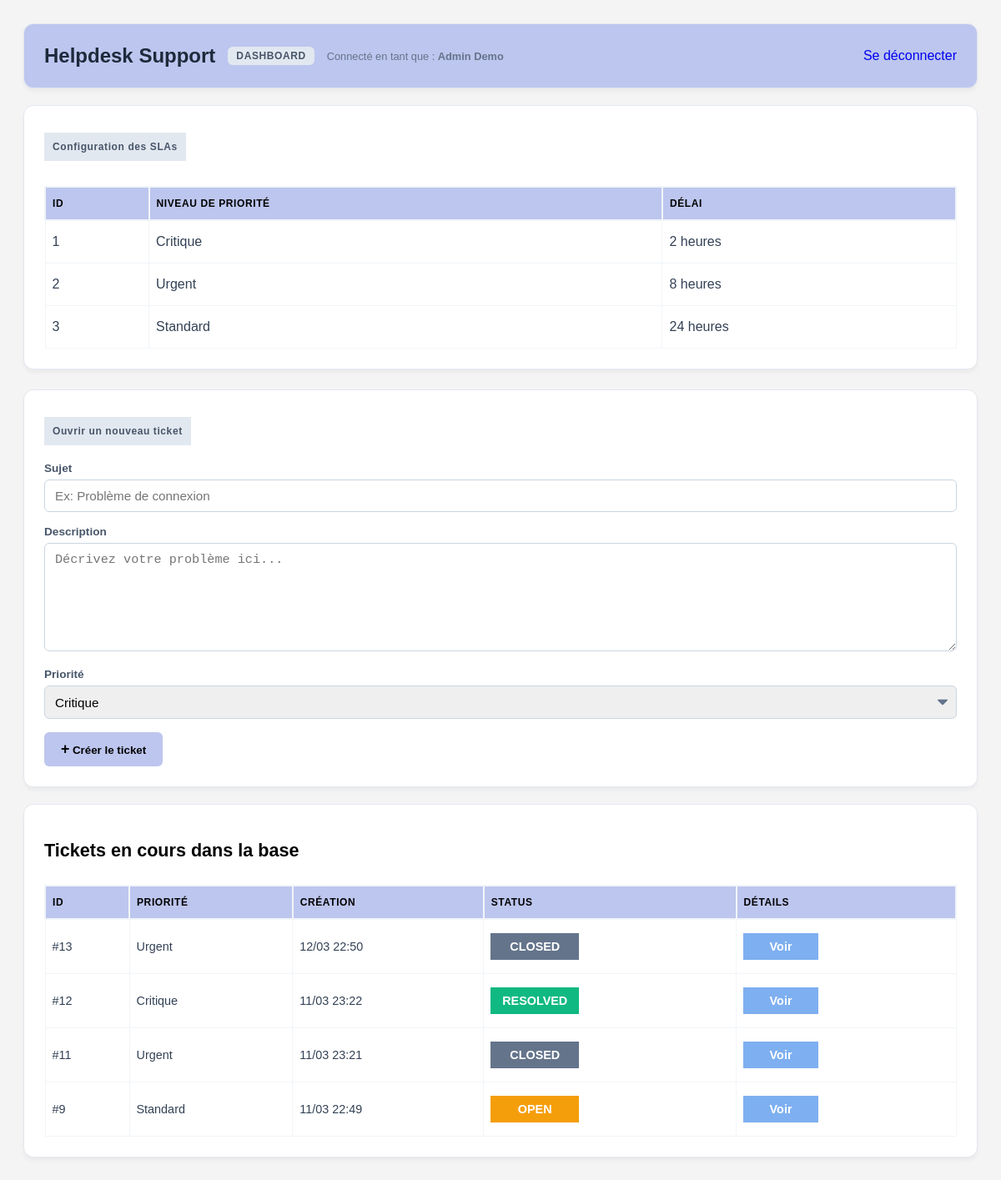
Page /index.php (signed in) on the committed database.
### tables this page shows
CREATE TABLE `slas` (
  `id` int NOT NULL AUTO_INCREMENT,
  `label` varchar(50) DEFAULT NULL,
  `resolution_time_hours` int DEFAULT NULL,
  `created_at` timestamp NULL DEFAULT CURRENT_TIMESTAMP,
  PRIMARY KEY (`id`),
  UNIQUE KEY `label` (`label`)
);

CREATE TABLE `tickets` (
  `id` int NOT NULL AUTO_INCREMENT,
  `subject` varchar(255) NOT NULL,
  `description` text,
  `status` enum('open','pending','resolved','closed') DEFAULT 'open',
  `priority_id` int DEFAULT NULL,
  `client_id` int DEFAULT NULL,
  `assigned_to` int DEFAULT NULL,
  `deadline_at` datetime DEFAULT NULL,
  `created_at` timestamp NULL DEFAULT CURRENT_TIMESTAMP,
  PRIMARY KEY (`id`),
  KEY `priority_id` (`priority_id`),
  CONSTRAINT `tickets_ibfk_1` FOREIGN KEY (`priority_id`) REFERENCES `slas` (`id`)
);

### index.php (the view, shortened to what this page needs)
<?php
require_once './config/db.php';
$query = $pdo->query("SELECT * FROM slas");
$priorities = $query->fetchAll();
$queryTickets = $pdo->query("
    SELECT t.*, s.label as priority_label
    FROM tickets t
    LEFT JOIN slas s ON t.priority_id = s.id
    ORDER BY t.created_at DESC
");
$tickets = $queryTickets->fetchAll();
?>
<!DOCTYPE html>
<html lang="fr">
<head>
    <link rel="stylesheet" href="style.css">
</head>
<body>
    <div class="container">
        <header class="header-dashboard">
            <div class="header-content" style="width: 100%; display: flex; justify-content: space-between; align-items: center;">
                <div style="display: flex; align-items: center; gap: 15px;">
                    <h1>Helpdesk Support</h1>
                    <span class="badge-dashboard">Dashboard</span>
                    <span style="font-size: 0.8rem; color: #64748b;">Connecté en tant que : <strong><?= htmlspecialchars($_SESSION['user_name']) ?></strong></span>
                </div>
                <a href="logout.php" class="btn-logout" style="text-decoration: none;">Se déconnecter</a>
            </div>
        </header>
        <div class="card">
            <h1>Configuration des SLAs</h1>
            <div style="overflow-x: auto;">
                <table>
                    <thead>
                        <tr>
                            <th>ID</th>
                            <th>Niveau de Priorité</th>
                            <th>Délai</th>
                        </tr>
                    </thead>
                    <tbody>
                        <?php foreach ($priorities as $priority): ?>
                            <tr>
                                <td><?= $priority['id'] ?></td>
                                <td style="font-weight: 500;"><?= htmlspecialchars($priority['label']) ?></td>
                                <td><?= $priority['resolution_time_hours'] ?> heures</td>
                            </tr>
                        <?php endforeach; ?>
                    </tbody>
                </table>
            </div>
        </div>
        <div class="card">
            <h1>Ouvrir un nouveau ticket</h1>
            <form action="create_ticket.php" method="POST" class="ticket-form">
                <div class="form-group">
                    <label>Sujet</label>
                    <input type="text" name="subject" placeholder="Ex: Problème de connexion" required>
                </div>
                <div class="form-group">
                    <label>Description</label>
                    <textarea name="description" rows="6" placeholder="Décrivez votre problème ici..." required></textarea>
                </div>
                <div class="form-group">
                    <label>Priorité</label>
                    <select name="priority_id">
                        <?php foreach ($priorities as $priority): ?>
                            <option value="<?= $priority['id'] ?>"><?= htmlspecialchars($priority['label']) ?></option>
                        <?php endforeach; ?>
                    </select>
                </div>
                <button type="submit" class="btn-submit"><span style="font-size: 1.1rem;">+</span> Créer le ticket</button>
            </form>
        </div>
        <div class="card" style="margin-top: 20px; font-size: 0.9rem;">
            <h2>Tickets en cours dans la base</h2>
            <?php if (count($tickets) > 0): ?>
                <div class="table-container">
                    <table>
                        <thead>
                            <tr>
                                <th>ID</th>
                                <th>Priorité</th>
                                <th>Création</th>
                                <th>Status</th>
                                <th>Détails</th>
                            </tr>
                        </thead>
                        <tbody>
                            <?php foreach ($tickets as $ticket):
                            ?>
                                <tr>
                                    <td>#<?= $ticket['id'] ?></td>
                                    <td><?= htmlspecialchars($ticket['priority_label'] ?? '-') ?></td>
                                    <td><?= date('d/m H:i', strtotime($ticket['created_at'])) ?></td>
                                    <td><span class="status-badge status-<?= $ticket['status'] ?>"><?= strtoupper($ticket['status']) ?></span></td>
                                    <td>
                                        <button class="btn-detail" onclick="openModal(<?= $ticket['id'] ?>)">Voir</button>
                                    </td>
                                </tr>
                            <?php endforeach; ?>
                        </tbody>
                    </table>
                </div>
            <?php else: ?>
                <p>Aucun ticket trouvé pour le moment. Utilisez le formulaire ci-dessus !</p>
            <?php endif; ?>
        </div>
    </div>
</html>

### style.css (style rules this page uses)
body { font-family: sans-serif; background: #f4f4f4; padding: 20px; }
.container { max-width: 1200px; margin: 0 auto; }
.header-dashboard { background: rgb(189, 198, 238); padding: 24px; border-radius: 12px; box-shadow: 0 4px 6px -1px rgba(0, 0, 0, 0.05); border: 1px solid #e2e8f0; margin: 0 auto 20px auto; display: flex; align-items: center; }
.header-content { display: flex; align-items: center; gap: 15px; }
.header-dashboard h1 { font-size: 1.5rem; color: #1e293b; margin: 0; }
.badge-dashboard { background: #e2e8f0; color: #475569; padding: 4px 10px; border-radius: 6px; font-size: 0.75rem; font-weight: 700; text-transform: uppercase; letter-spacing: 0.05em; }
.card { background: white; padding: 24px; border-radius: 12px; box-shadow: 0 4px 6px -1px rgba(0, 0, 0, 0.05); border: 1px solid #e2e8f0; }
.card h1 { margin-bottom: 20px; background: #e2e8f0; color: #475569; padding: 10px; font-size: 0.75rem; font-weight: 700; letter-spacing: 0.05em; width: max-content; }
table { width: 100%; border-collapse: collapse; margin-top: 10px; }
th { background: rgb(189, 198, 238); color: #000; font-size: 0.75rem; text-transform: uppercase; letter-spacing: 0.05em; padding: 12px 8px; border: 2px solid #f1f5f9; text-align: left; }
td { padding: 16px 8px; color: #334155; border: 1px solid #f1f5f9; }
.card + .card { margin-top: 24px; }
.form-group { margin-bottom: 16px; }
label { display: block; font-size: 0.85rem; font-weight: 600; color: #475569; margin-bottom: 6px; }
input, textarea, select { width: 100%; padding: 10px 12px; border: 1px solid #cbd5e1; border-radius: 6px; font-size: 0.95rem; box-sizing: border-box; transition: border 0.2s; }
select { padding-right: 30px; height: 40px; appearance: none; background-repeat: no-repeat; background-position: right 10px center; background-size: 12px; }
.btn-submit { background: rgb(189, 198, 238); color: #000; border: none; padding: 10px 20px; border-radius: 6px; font-weight: 600; cursor: pointer; transition: background 0.2s; }
.btn-detail { background: #7eaff0; border: none; padding: 8px 25px; cursor: pointer; font-size: 0.9rem; color: white; font-weight: bold; width: 90px; }
.table-container { overflow-x: auto; }
.status-badge { display: inline-block; padding: 8px 8px; font-size: 0.9rem; font-weight: bold; color: #fff; width: 90px; text-align: center; }
.status-open { background-color: #f59e0b; }
.status-resolved { background-color: #10b981; }
.status-closed { background-color: #64748b; }

### rows in the picture
slas: id "1", label "Critique", resolution_time_hours "2"
slas: id "2", label "Urgent", resolution_time_hours "8"
slas: id "3", label "Standard", resolution_time_hours "24"
tickets: id "13", priority.label "Urgent", created_at "12/03 22:50", status "CLOSED"
tickets: id "12", priority.label "Critique", created_at "11/03 23:22", status "RESOLVED"
tickets: id "11", priority.label "Urgent", created_at "11/03 23:21", status "CLOSED"
tickets: id "9", priority.label "Standard", created_at "11/03 22:49", status "OPEN"

### other values in the picture
$_SESSION['user_name'] "Admin Demo"
form field priority_id "Critique"
